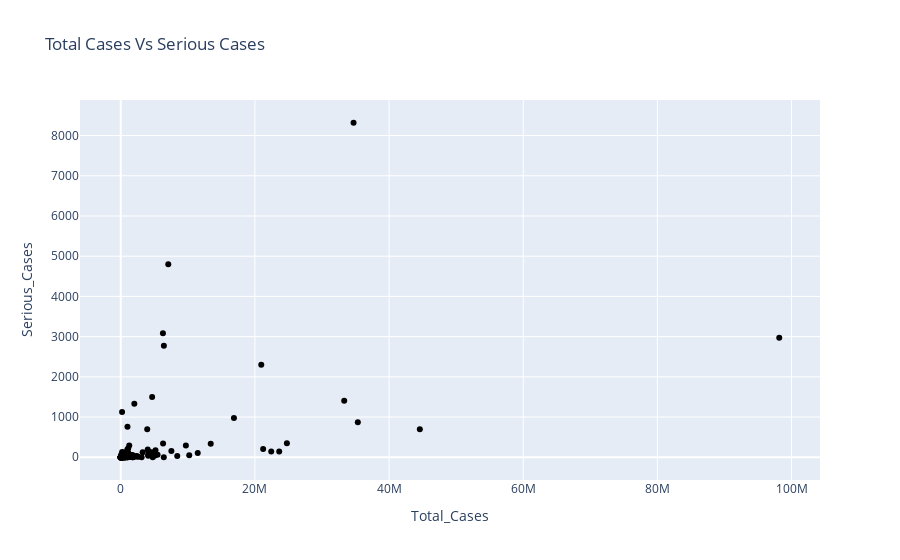

Source (notebook cell):
### Code cell
fig = px.scatter(data, x="Total_Cases", y="Serious_Cases",title="Total Cases Vs Serious Cases", color_discrete_sequence=["black"])
fig.show()

### Figure 1 — Plotly figure (JSON) as saved in the notebook; plotly's stock layout.template omitted (floating-point values rounded to 4 significant figures; data arrays with more than 128 entries replaced by an {"elided": "..."} marker saying what was removed)
{"data": [{"hovertemplate": "Total_Cases=%{x}<br>Serious_Cases=%{y}<extra></extra>", "legendgroup": "", "marker": {"color": "black", "symbol": "circle"}, "mode": "markers", "name": "", "orientation": "v", "showlegend": false, "type": "scatter", "x": {"elided": "230 int values"}, "xaxis": "x", "y": {"elided": "230 int values"}, "yaxis": "y"}], "layout": {"legend": {"tracegroupgap": 0}, "title": {"text": "Total Cases Vs Serious Cases"}, "xaxis": {"anchor": "y", "domain": [0, 1], "title": {"text": "Total_Cases"}}, "yaxis": {"anchor": "x", "domain": [0, 1], "title": {"text": "Serious_Cases"}}}}
